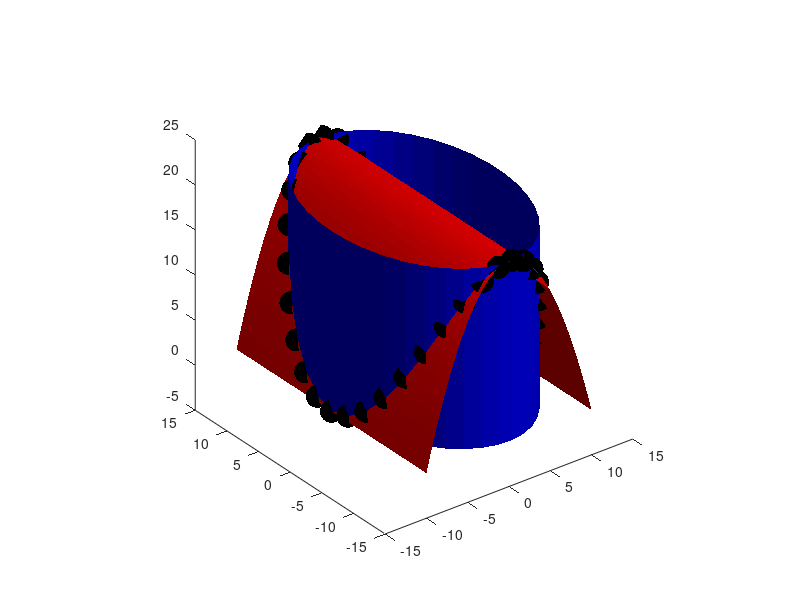
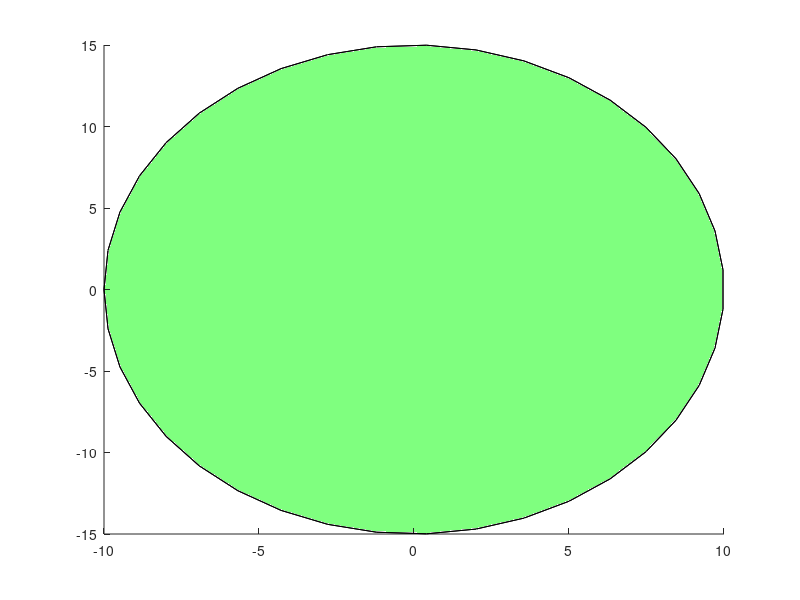

Write MATLAB code to recreate these figures, in order. (Note: this script raises an error after producing the figures.)
%% Ellipto-parabolic hoof

% radii
a = 10;
b = 15;

% height
h = 20;

N = 40;

%%

figure(44); clf; hold on

theta = linspace(-pi,pi,N);

x = [a; a]*cos(theta);
y = [b; b]*sin(theta);
z = [h*ones(1,N); zeros(1,N)];
surf(x,y,z,'facecolor',[0 0 1],'facealpha',1,'edgealpha',0)

c = h/b^2;
xx = linspace(-a,a,N);
yy = linspace(-b,b,N);
zz = ones(N,1)*(h - c*yy.^2);
surf(xx,yy,zz,'facecolor',[1 0 0],'facealpha',1,'edgealpha',0)

x3 = x(1,:);
y3 = y(1,:);
z3 = h-h/a^2*x3.^2;
plot3(x3,y3,z3,'k.','markersize',50)

view(3)
camlight
axis equal

%%

figure(46); clf; hold on

opt = {'facecolor',[0 1 0],'facealpha',0.5};
surf(x,y,[zeros(1,N); z3],opt{:})
patch(x3,y3,zeros(1,N),opt{:})

theta = linspace(-pi,0,N);
x4 = a*cos(theta);
y4 = b*sin(theta);
z4 = h-h/a^2*x4.^2;

% fill towards "y=0" from both sides:
surf([x4;x4],[0*ones(1,N); y4],[z4;z4],[1 1 1],opt{:})
surf([x4;x4],[0*ones(1,N);-y4],[z4;z4],[1 1 1],opt{:})

view(3)
axis equal